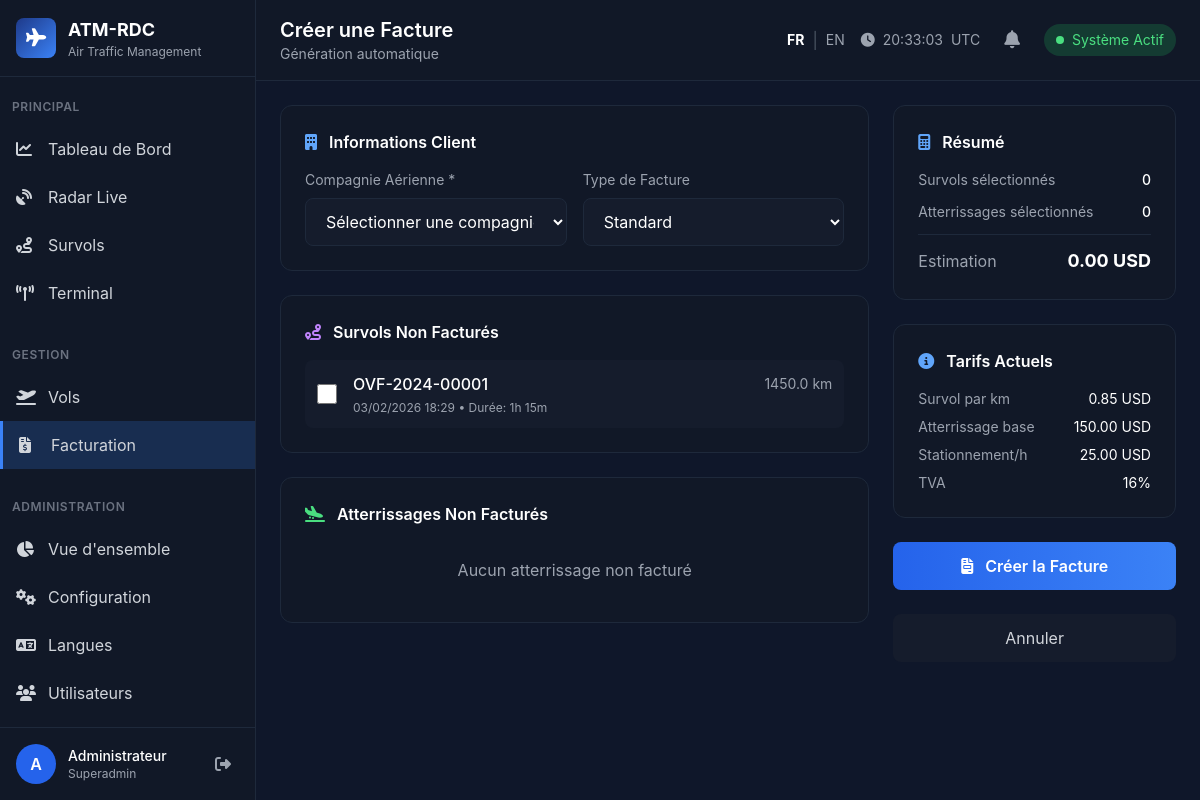
The page /invoices/create (signed in) on the database as committed earlier.
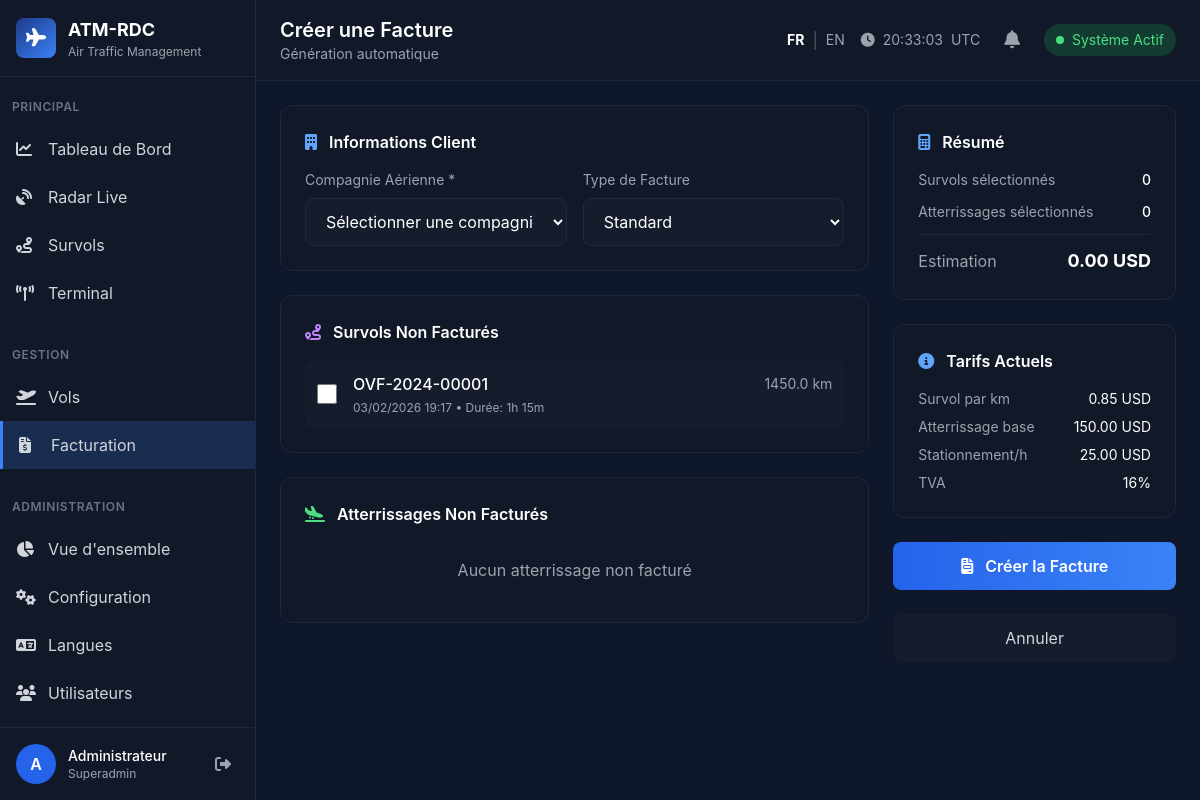
The same page on the database as committed later.
### models/operations.py (models this page shows, shortened)
class Overflight(db.Model):
    __tablename__ = 'overflights'
    id = db.Column(db.Integer, primary_key=True)
    session_id = db.Column(db.String(50), unique=True, nullable=False, index=True)
    flight_id = db.Column(db.Integer, db.ForeignKey('flights.id'), index=True)
    aircraft_id = db.Column(db.Integer, db.ForeignKey('aircraft.id'), index=True)
    airline_id = db.Column(db.Integer, db.ForeignKey('airlines.id'), index=True)
    callsign = db.Column(db.String(20))
    registration = db.Column(db.String(20))
    entry_lat = db.Column(db.Float)
    entry_lon = db.Column(db.Float)
    entry_alt = db.Column(db.Float)
    entry_heading = db.Column(db.Float)
    entry_time = db.Column(db.DateTime, index=True)
    entry_point_name = db.Column(db.String(50))
    exit_lat = db.Column(db.Float)
    exit_lon = db.Column(db.Float)
    exit_alt = db.Column(db.Float)
    exit_heading = db.Column(db.Float)
    exit_time = db.Column(db.DateTime)
    exit_point_name = db.Column(db.String(50))
    duration_minutes = db.Column(db.Float)
    distance_km = db.Column(db.Float)
    distance_nm = db.Column(db.Float)
    max_altitude = db.Column(db.Float)
    min_altitude = db.Column(db.Float)
    avg_speed = db.Column(db.Float)
    trajectory_geojson = db.Column(db.Text)
    position_count = db.Column(db.Integer, default=0)
    fir_crossed = db.Column(db.String(200))
    departure_icao = db.Column(db.String(4))
    arrival_icao = db.Column(db.String(4))
    is_night = db.Column(db.Boolean, default=False)
    status = db.Column(db.String(50), default='active', index=True)
    is_billed = db.Column(db.Boolean, default=False, index=True)
    invoice_id = db.Column(db.Integer, db.ForeignKey('invoices.id'), index=True)
    billing_amount = db.Column(db.Float, default=0)
    notes = db.Column(db.Text)
    created_at = db.Column(db.DateTime, default=datetime.utcnow, index=True)
    updated_at = db.Column(db.DateTime, default=datetime.utcnow, onupdate=datetime.utcnow)
    flight = db.relationship('Flight', backref=db.backref('overflights', lazy='dynamic'))
    aircraft = db.relationship('Aircraft', backref=db.backref('overflights', lazy='dynamic'))
    airline = db.relationship('Airline', backref=db.backref('overflights', lazy='dynamic'))
    positions = db.relationship('FlightPosition', backref='overflight', lazy='dynamic')

### routes/invoices.py (the view, shortened to what this page needs)
@invoices_bp.route('/create', methods=['GET', 'POST'])
@login_required
@role_required(['superadmin', 'billing'])
def create():
    airlines = Airline.query.filter_by(is_active=True).all()
    unbilled_overflights = Overflight.query.filter_by(is_billed=False, status='completed').all()
    unbilled_landings = Landing.query.filter_by(is_billed=False).all()
    return render_template('invoices/create.html',
                          airlines=airlines,
                          overflights=unbilled_overflights,
                          landings=unbilled_landings)

### models/user.py (called while the page is built)
    def has_role(self, roles):
        if isinstance(roles, str):
            roles = [roles]
        if self.user_role:
            if self.user_role.name in roles:
                return True
        return self.role in roles

### services/translation_service.py (called while the page is built)
def t(key, locale=None):
    if locale is None:
        from flask import session
        locale = session.get('lang', 'fr')
    return translation_service.get_translation(key, locale)

    def get_translation(self, key, locale='fr'):
        if locale not in self.translations:
            locale = 'fr' if 'fr' in self.translations else 'en'
        parts = key.split('.')
        current = self.translations.get(locale, {})
        for part in parts:
            if isinstance(current, dict) and part in current:
                current = current[part]
            else:
                return key  # Return key if not found
        return current

### templates/invoices/create.html (shortened to what the changed rows need)
{% extends "base.html" %}
{% block page_title %}Créer une Facture{% endblock %}
{% block content %}
<form method="POST" action="{{ url_for('invoices.create') }}">
    <div class="grid grid-cols-1 lg:grid-cols-3 gap-6">
        <div class="lg:col-span-2 space-y-6">
            <div class="bg-dark-400 rounded-xl border border-dark-100 p-6">
                <div class="space-y-3 max-h-64 overflow-y-auto">
                    {% for ovf in overflights %}
                    <label class="flex items-center gap-4 p-3 bg-dark-300 rounded-lg cursor-pointer hover:bg-dark-200 transition-colors">
                        <input type="checkbox" name="overflights" value="{{ ovf.id }}"
                               class="w-5 h-5 rounded border-dark-100 bg-dark-200 text-primary-500 focus:ring-primary-500">
                        <div class="flex-1">
                            <div class="flex items-center justify-between">
                                <span class="font-medium text-white">{{ ovf.session_id }}</span>
                                <span class="text-sm text-gray-400">{{ (ovf.distance_km or 0)|round(1) }} km</span>
                            </div>
                            <p class="text-xs text-gray-400 mt-1">
                                {{ ovf.exit_time.strftime('%d/%m/%Y %H:%M') if ovf.exit_time else '-' }} •
                                Durée: {{ ((ovf.duration_minutes or 0) / 60)|int }}h {{ ((ovf.duration_minutes or 0) % 60)|int }}m
                            </p>
                        </div>
                    </label>
                    {% else %}
                    <p class="text-center py-4 text-gray-400">Aucun survol non facturé</p>
                    {% endfor %}
                </div>
            </div>
        </div>
    </div>
</form>
{% endblock %}

Rows that differ between the two databases and show on the page:
changed Overflight: exit_time "03/02/2026 18:29" → "03/02/2026 19:17"
